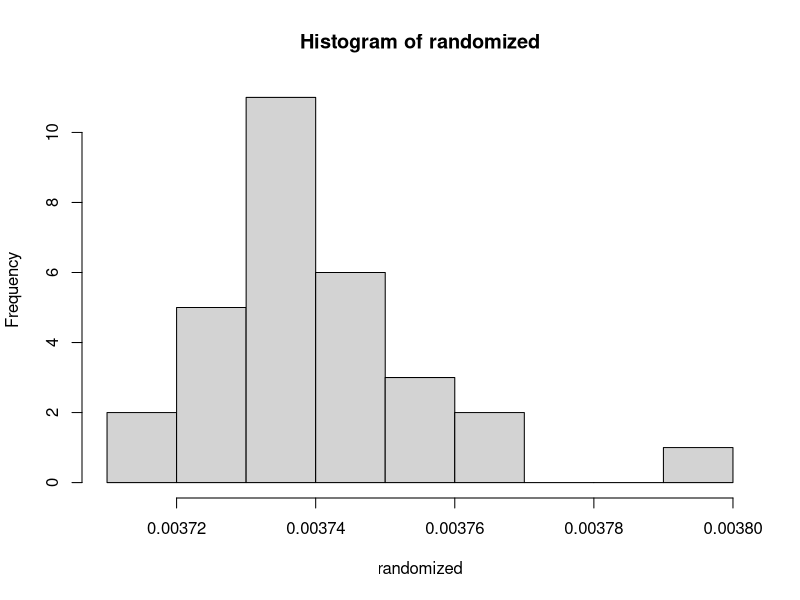
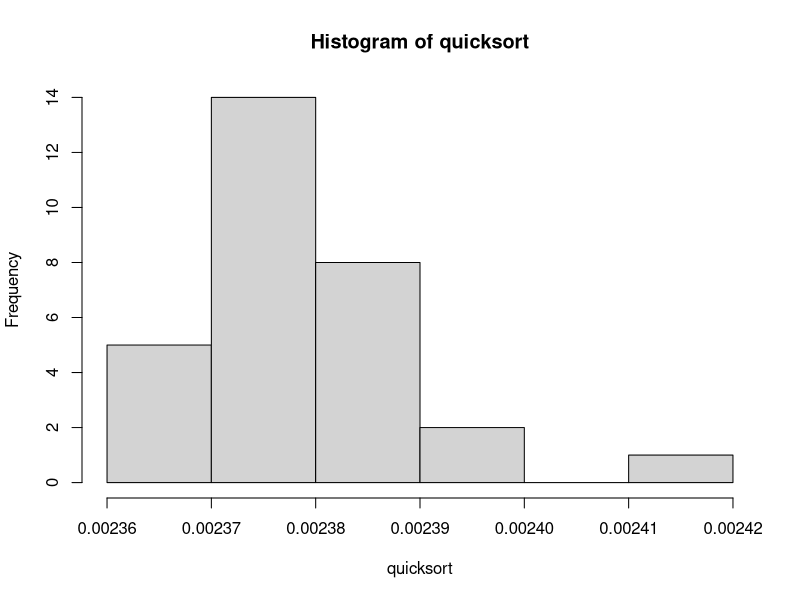
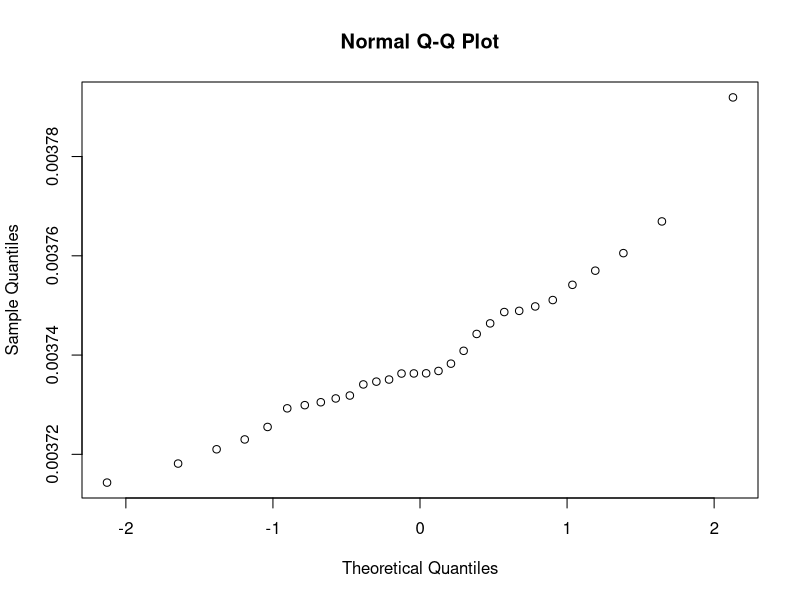
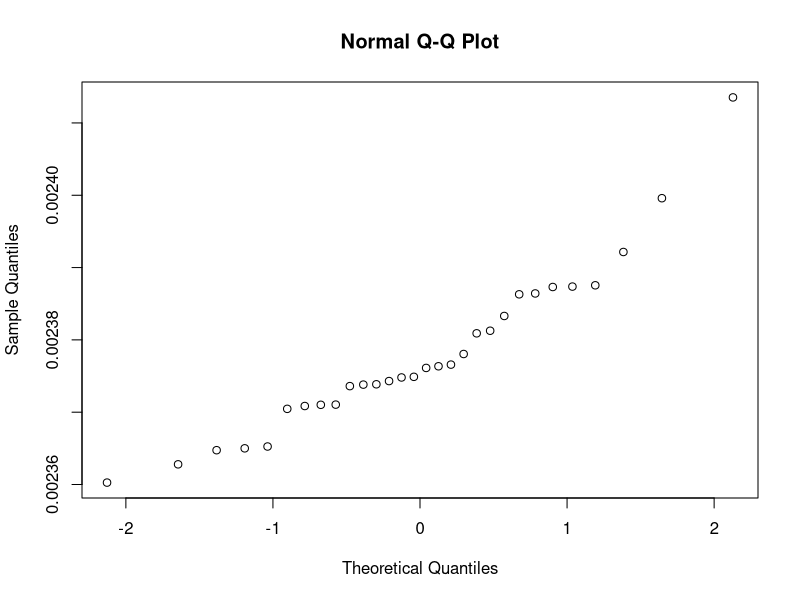

The R source for these figures, in order:
## ---- chunk 1
randomized <- c(0.0037919153213500974, 0.003730498671531677, 0.003738272762298584, 0.0037498003721237183, 0.003714310073852539, 0.003723004913330078, 0.0037312618970870974, 0.0037346516132354735, 0.003744258379936218, 0.0037340888977050782, 0.003751088571548462, 0.0037489099740982057, 0.003729910635948181, 0.003735074472427368, 0.0037363264560699464, 0.003731849002838135, 0.0037362815856933594, 0.003746387720108032, 0.003748671078681946, 0.003766928148269653, 0.0037255181550979615, 0.0037368008136749267, 0.0037363009691238403, 0.0037570066690444945, 0.003754155492782593, 0.0037408593893051146, 0.0037605408191680907, 0.003721022367477417, 0.0037181437730789183, 0.003729272174835205)

hist(randomized)

quicksort <- c(0.0024135305881500244, 0.0023780473232269286, 0.0023761203289031983, 0.002386420822143555, 0.002365254545211792, 0.002371022081375122, 0.0023650025367736817, 0.002374802589416504, 0.0023809070348739625, 0.002371046781539917, 0.002387547755241394, 0.002381264567375183, 0.00237381432056427, 0.0023738585472106934, 0.002374890756607056, 0.0023736051082611084, 0.002374304628372192, 0.0023833055973052977, 0.0023873131275177002, 0.002399591112136841, 0.002370854139328003, 0.002370462894439697, 0.0023763494968414307, 0.0023873697996139526, 0.0023863013982772826, 0.002376580047607422, 0.00239215407371521, 0.002362789750099182, 0.0023602646350860596, 0.0023647449016571047)

hist(quicksort)

mean(randomized)
mean(quicksort)
var(randomized)
var(quicksort)

qqnorm(randomized)
qqnorm(quicksort)

shapiro.test(randomized) # rejects -> data is not normal
shapiro.test(quicksort) # same

